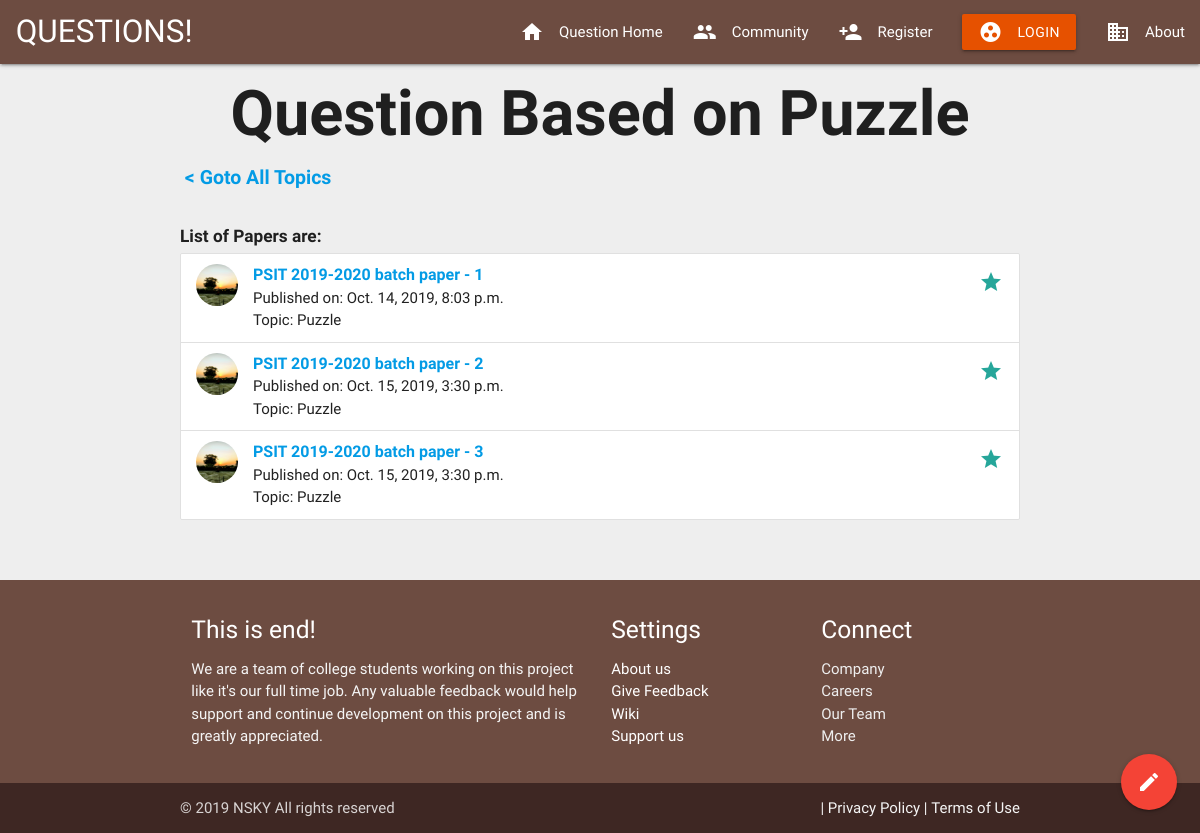
/home/category1/1/, run on the app's committed database.
### main/models.py (models this page shows, shortened)
class SubSeries(models.Model):
	series_title = models.CharField(max_length=100)
	series_summary = models.CharField(max_length=200)
	series_slug = models.CharField(max_length=50, default=1)
	series_image = models.ImageField(upload_to="images/series/", default="images/sample-1.jpg", blank=True, null=True)
	category_title = models.ForeignKey(QuesSubject, default=1, verbose_name="Category", on_delete=models.SET_DEFAULT)
	class Meta:
		verbose_name_plural = "Series"

class Paper(models.Model):
	paper_title = models.CharField("Content Title", max_length=150)
	paper_published = models.DateTimeField("Date Published", default=timezone.now)
	series_title = models.ForeignKey(SubSeries, default=1, verbose_name="Series", on_delete=models.SET_DEFAULT)
	paper_slug = models.CharField(max_length=50, default=1)

### main/views.py (the view)
# urls.py: path('home/category<int:quessubject_id>/<int:subseries_id>/', views.papers, name='papers'),
def papers(request, quessubject_id, subseries_id):
	sub_papers = get_list_or_404(Paper, series_title_id=subseries_id)
	return render(request, template_name="main/papers.html", context={'sub_papers': sub_papers, 'topic': get_object_or_404(SubSeries, pk=subseries_id)})

### main/templates/main/papers.html (shortened to what this page needs)
{% extends 'main/header.html' %}
    {% block content %}
        <center><h1 style="margin: 15px;"><b>Question Based on {{topic.series_title}}</b></h1></center>
        {% load static %}
        <div class="container">
                <div class="col s12" style="font-size: 130%">
                        <a href="javascript:history.go(-1);" class="tooltipped" data-position="bottom" data-tooltip="Go Back">&nbsp;<b>< Goto All Topics</b>&nbsp;&nbsp;</a>
                      </div>
            <br>
		    <h6><b>List of Papers are: </b></h6>
            <ul class="collection">
                {% for u in sub_papers %}
                    <li class="collection-item avatar">
                      <img src="{% static 'main/images/back1.jpg' %}" alt="" class="circle">
                      <span class="title"><b><a href="{{ request.get_full_path }}{{u.paper_slug}}">{{u.paper_title}}</a></b></span>
                      <p>Published on: {{u.paper_published}}
                          <br>
                          Topic: {{u.series_title.series_title}}
                      </p>
                      <a href="#!" class="secondary-content"><i class="material-icons">grade</i></a>
                    </li>
                {% endfor %}
            </ul>
        </div>
    <br><br>
    {% endblock %}

### main/templates/main/header.html (style rules this page uses)
body,h1,h2,h3,h4,h5 { font-family: "Raleway", sans-serif }
body { display: flex; min-height: 100vh; flex-direction: column; }

### data on the page
SubSeries: series_title "Puzzle"
Paper: paper_title "PSIT 2019-2020 batch paper - 1", paper_published "Oct. 14, 2019, 8:03 p.m.", series_title.series_title "Puzzle"
Paper: paper_title "PSIT 2019-2020 batch paper - 2", paper_published "Oct. 15, 2019, 3:30 p.m.", series_title.series_title "Puzzle"
Paper: paper_title "PSIT 2019-2020 batch paper - 3", paper_published "Oct. 15, 2019, 3:30 p.m.", series_title.series_title "Puzzle"
